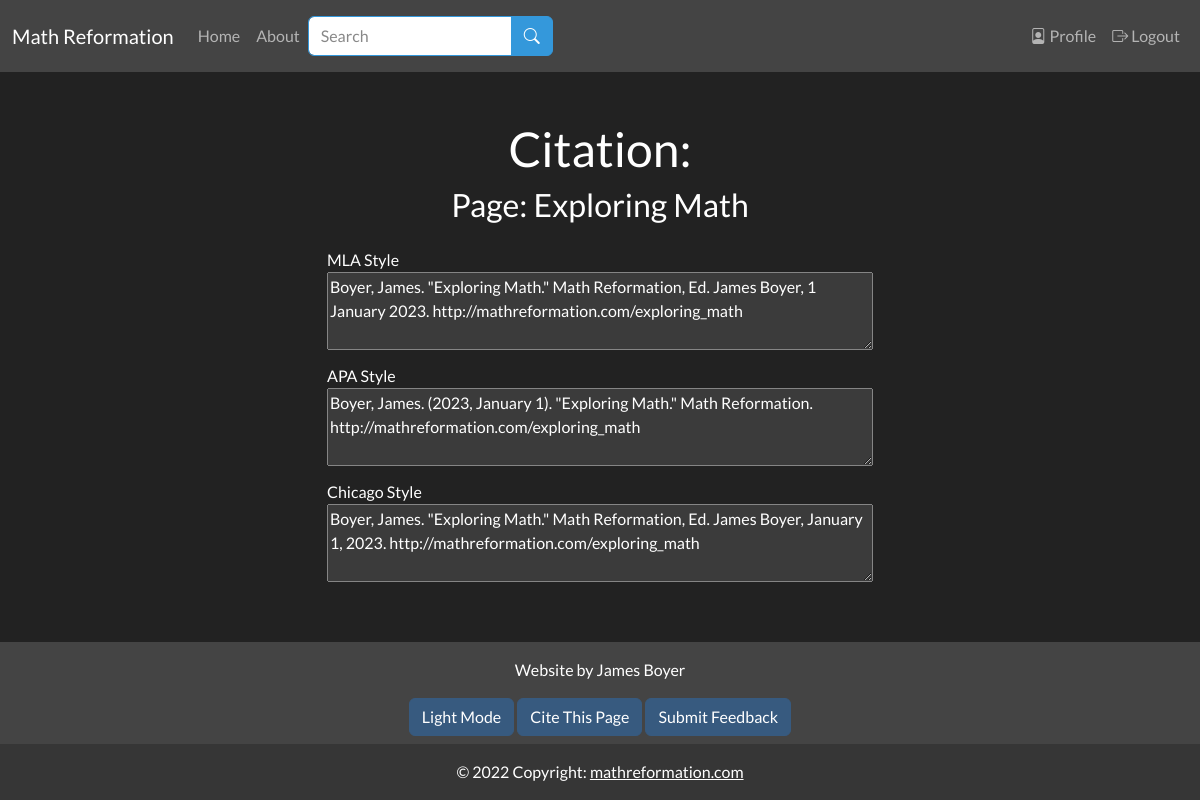
The page /citation/Document/Exploring Math/exploring_math (signed in) on the database as committed earlier.
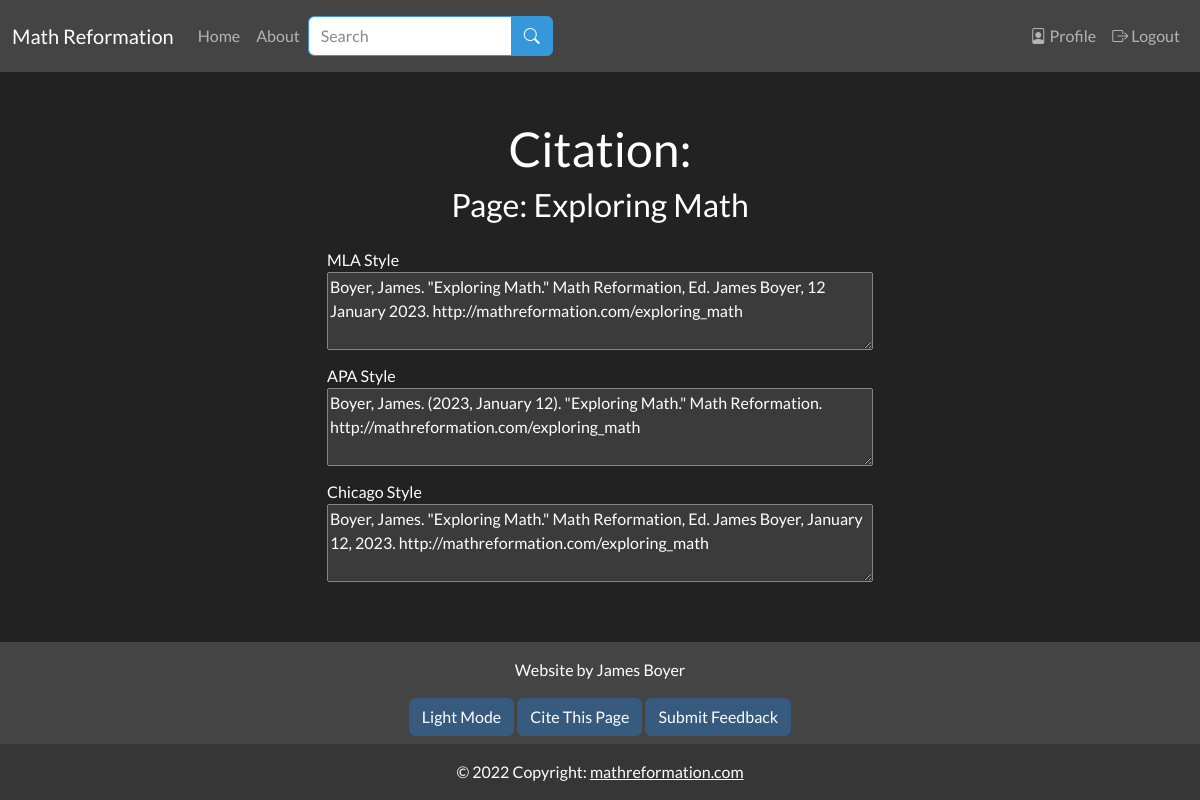
The same page on the database as committed later.
### app/models.py (models this page shows, shortened)
class SearchableMixin(object):
    @classmethod
    def search(cls, expression, page, per_page):
        ids, scores, total = query_index(cls.__tablename__, expression, page, per_page)
        if total == 0:
            return cls.query.filter_by(id=0), [], 0
        when = []
        for i in range(len(ids)):
            when.append((ids[i], i))
        return cls.query.filter(cls.id.in_(ids)).order_by( db.case(when, value=cls.id)), scores, total

class Document(SearchableMixin, db.Model):
    __tablename__ = "document"
    __searchable__ = ["body_main", "name"]
    id = db.Column(db.Integer, primary_key=True)
    name = db.Column(db.String(50), nullable=False, unique=False)
    path = db.Column(db.String(250), unique=True, nullable=False)
    body_main = db.Column(db.String(), index=True)
    body_draft = db.Column(db.String(), index=True)
    date_added = db.Column(db.DateTime, nullable=False,
        default=datetime.utcnow)
    header = db.Column(db.String(), index=True)
    order = db.Column(db.Integer())
    is_visible = db.Column(db.Boolean())
    document_type = db.Column(db.String(10), index=True)
    user_id = db.Column(db.Integer, db.ForeignKey('user.id'))
    prev_page_id = db.Column(db.Integer(), db.ForeignKey("document.id"))
    next_page = db.relationship("Document", backref=backref("prev_page", remote_side=[id]), uselist=False, foreign_keys=[prev_page_id])
    parent_id = db.Column(db.Integer(), db.ForeignKey("document.id"))
    children = db.relationship("Document", backref=backref("parent", remote_side=[id]), foreign_keys=[parent_id])

### app/main/routes.py (the view)
@bp.route("/<path>", methods=["GET", "POST"])
def document_page(path):
    form = BookmarkDocumentForm()
    document = db.first_or_404(Document.query.filter_by(path=path))
    if document.document_type == "special":
        abort(404)
    if current_user.is_authenticated:
        user = User.query.get(current_user.get_id())
        if user.has_bookmarked_document(document):
            form.submit.label.text = "Unbookmark " + document.document_type.capitalize()
        else:
            form.submit.label.text = "Bookmark " + document.document_type.capitalize()
    else:
        user = None
    if form.validate_on_submit():
        if user.has_bookmarked_document(document):
            user.unbookmark_document(document)
        else:
            user.bookmark_document(document)
        db.session.commit()
        return redirect(url_for('main.document_page', path=path))
    breadcrumb_links = []
    doc = document
    while True:
        breadcrumb_links.append({"name":doc.name, "path":doc.path})
        doc = doc.parent
        if doc == None:
            break
    content = {}
    content["breadcrumb_links"] = breadcrumb_links
    content["document"] = document
    content["form"] = form
    content["user"] = user
    return render_template('main/document.html', **content, title=document.name)

### app/main/forms.py
class SearchForm(FlaskForm):
    q = StringField("Search", validators=[DataRequired()])
    submit = SubmitField("Search")
    def __init__(self, *args, **kwargs):
        if 'formdata' not in kwargs:
            kwargs['formdata'] = request.args
        if 'csrf_enabled' not in kwargs:
            kwargs['csrf_enabled'] = False
        super(SearchForm, self).__init__(*args, **kwargs)

### MathReformationWebsite.py (called while the page is built)
@app.context_processor
def add_imports():
    return dict(admin_permission=admin_permission, author_permission=author_permission, editor_permission=editor_permission, g=g)

### app/auth/routes.py (called while the page is built)
@login.user_loader
def load_user(id):
    return User.query.get(int(id))

### app/main/routes.py (called while the page is built)
@bp.before_app_request
def before_request():
    g.search_form = SearchForm(meta={'csrf': False})
    if g.search_form.validate():
        print("here")

### app/templates/main/citation.html (shortened to what this page needs)
{% extends "base.html" %}
{% block content %}
<h1 class="text-center">Citation:</h1>
<h3 class="text-center pb-3" >Page: {{page_name}}</h3>
MLA Style
<textarea id="mlaCitation" class="form-label" rows="3" style="width:100%;">
Boyer, James. "{{ page_name }}." Math Reformation, Ed. James Boyer, {{ day }} {{month}} {{year}}. {{ page_url }}
</textarea>
APA Style
<textarea id="apaCitation" class="form-label" rows="3" style="width:100%;">
Boyer, James. ({{ year }}, {{month}} {{day}}). "{{ page_name }}." Math Reformation. {{ page_url }}
</textarea>
Chicago Style
<textarea id="chicagoCitation" class="form-label" rows="3" style="width:100%;">
Boyer, James. "{{ page_name }}." Math Reformation, Ed. James Boyer, {{ month }} {{ day }}, {{ year }}. {{ page_url }}
</textarea>
{% endblock %}
{% block citation %}
{{ citation_info(page_type="Math Reformation", page_name="Citation") }}
{% endblock %}

Rows that differ between the two databases and show on the page:
added Document: name "Exploring Math"
Other text that changed with them:
form field page_name: "Boyer, James. \"Exploring Math.\" Math Reformation, Ed. James Boyer, 1 January 2023. http://mathreformation.com/exploring_math" → "Boyer, James. \"Exploring Math.\" Math Reformation, Ed. James Boyer, 12 January 2023. http://mathreformation.com/exploring_math"
form field year: "Boyer, James. (2023, January 1). \"Exploring Math.\" Math Reformation. http://mathreformation.com/exploring_math" → "Boyer, James. (2023, January 12). \"Exploring Math.\" Math Reformation. http://mathreformation.com/exploring_math"
form field page_name: "Boyer, James. \"Exploring Math.\" Math Reformation, Ed. James Boyer, January 1, 2023. http://mathreformation.com/exploring_math" → "Boyer, James. \"Exploring Math.\" Math Reformation, Ed. James Boyer, January 12, 2023. http://mathreformation.com/exploring_math"
{{ page_name }}: "Exploring Math" → (not shown)
